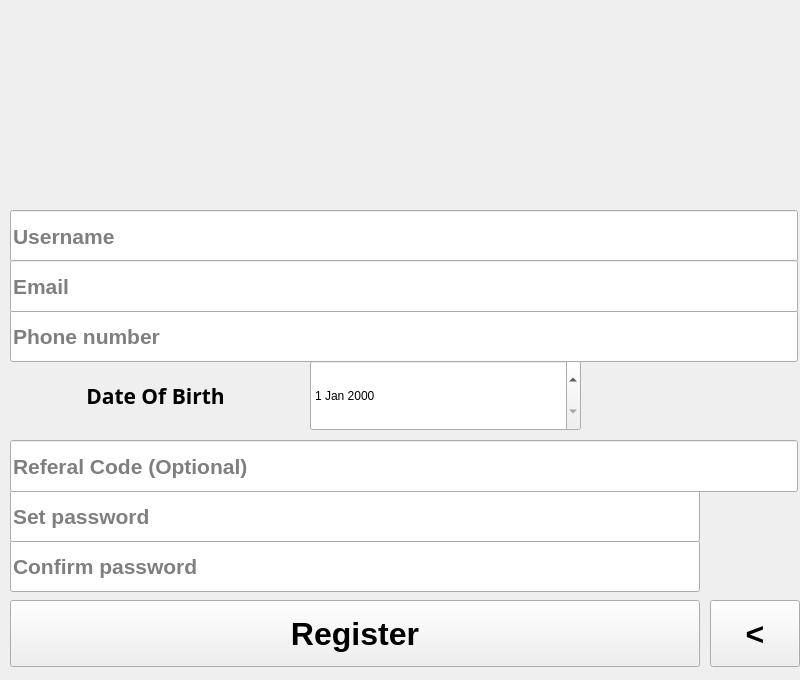
<?xml version="1.0" encoding="UTF-8"?>
<ui version="4.0">
 <class>MainWindow</class>
 <widget class="QMainWindow" name="MainWindow">
  <property name="geometry">
   <rect>
    <x>0</x>
    <y>0</y>
    <width>800</width>
    <height>680</height>
   </rect>
  </property>
  <property name="minimumSize">
   <size>
    <width>800</width>
    <height>680</height>
   </size>
  </property>
  <property name="maximumSize">
   <size>
    <width>800</width>
    <height>680</height>
   </size>
  </property>
  <property name="windowTitle">
   <string>Eco-Cents</string>
  </property>
  <property name="windowIcon">
   <iconset>
    <normaloff>logo.jpg</normaloff>logo.jpg</iconset>
  </property>
  <widget class="QWidget" name="centralwidget">
   <widget class="QLineEdit" name="lineEdit_repeatpassword">
    <property name="geometry">
     <rect>
      <x>10</x>
      <y>540</y>
      <width>690</width>
      <height>52</height>
     </rect>
    </property>
    <property name="font">
     <font>
      <pointsize>16</pointsize>
      <weight>75</weight>
      <bold>true</bold>
     </font>
    </property>
    <property name="styleSheet">
     <string notr="true">font-size:16pt;</string>
    </property>
    <property name="echoMode">
     <enum>QLineEdit::Password</enum>
    </property>
    <property name="placeholderText">
     <string>Confirm password</string>
    </property>
   </widget>
   <widget class="QLineEdit" name="lineEdit_phnumber">
    <property name="geometry">
     <rect>
      <x>10</x>
      <y>310</y>
      <width>788</width>
      <height>52</height>
     </rect>
    </property>
    <property name="minimumSize">
     <size>
      <width>788</width>
      <height>52</height>
     </size>
    </property>
    <property name="maximumSize">
     <size>
      <width>788</width>
      <height>52</height>
     </size>
    </property>
    <property name="font">
     <font>
      <pointsize>16</pointsize>
      <weight>75</weight>
      <bold>true</bold>
     </font>
    </property>
    <property name="styleSheet">
     <string notr="true">font-size:16pt;</string>
    </property>
    <property name="placeholderText">
     <string>Phone number</string>
    </property>
   </widget>
   <widget class="QLineEdit" name="lineEdit_password">
    <property name="geometry">
     <rect>
      <x>10</x>
      <y>490</y>
      <width>690</width>
      <height>52</height>
     </rect>
    </property>
    <property name="font">
     <font>
      <pointsize>16</pointsize>
      <weight>75</weight>
      <bold>true</bold>
     </font>
    </property>
    <property name="styleSheet">
     <string notr="true">font-size:16pt;</string>
    </property>
    <property name="echoMode">
     <enum>QLineEdit::Password</enum>
    </property>
    <property name="placeholderText">
     <string>Set password</string>
    </property>
   </widget>
   <widget class="QPushButton" name="pushButton_register">
    <property name="geometry">
     <rect>
      <x>10</x>
      <y>600</y>
      <width>690</width>
      <height>67</height>
     </rect>
    </property>
    <property name="mouseTracking">
     <bool>false</bool>
    </property>
    <property name="styleSheet">
     <string notr="true">font-size: 24pt;
font-weight:bold;</string>
    </property>
    <property name="text">
     <string>Register</string>
    </property>
   </widget>
   <widget class="QPushButton" name="cp_view">
    <property name="geometry">
     <rect>
      <x>710</x>
      <y>540</y>
      <width>80</width>
      <height>46</height>
     </rect>
    </property>
    <property name="text">
     <string/>
    </property>
    <property name="icon">
     <iconset>
      <normaloff>View.png</normaloff>View.png</iconset>
    </property>
    <property name="iconSize">
     <size>
      <width>30</width>
      <height>30</height>
     </size>
    </property>
    <property name="checkable">
     <bool>true</bool>
    </property>
    <property name="flat">
     <bool>true</bool>
    </property>
   </widget>
   <widget class="QLineEdit" name="lineEdit_username">
    <property name="geometry">
     <rect>
      <x>10</x>
      <y>210</y>
      <width>788</width>
      <height>52</height>
     </rect>
    </property>
    <property name="minimumSize">
     <size>
      <width>788</width>
      <height>52</height>
     </size>
    </property>
    <property name="maximumSize">
     <size>
      <width>788</width>
      <height>52</height>
     </size>
    </property>
    <property name="font">
     <font>
      <pointsize>16</pointsize>
      <weight>75</weight>
      <bold>true</bold>
     </font>
    </property>
    <property name="placeholderText">
     <string>Username</string>
    </property>
   </widget>
   <widget class="QPushButton" name="sp_view">
    <property name="geometry">
     <rect>
      <x>710</x>
      <y>490</y>
      <width>80</width>
      <height>46</height>
     </rect>
    </property>
    <property name="text">
     <string/>
    </property>
    <property name="icon">
     <iconset>
      <normaloff>View.png</normaloff>View.png</iconset>
    </property>
    <property name="iconSize">
     <size>
      <width>30</width>
      <height>30</height>
     </size>
    </property>
    <property name="checkable">
     <bool>true</bool>
    </property>
    <property name="flat">
     <bool>true</bool>
    </property>
   </widget>
   <widget class="QLabel" name="logo">
    <property name="geometry">
     <rect>
      <x>280</x>
      <y>0</y>
      <width>251</width>
      <height>201</height>
     </rect>
    </property>
    <property name="minimumSize">
     <size>
      <width>251</width>
      <height>201</height>
     </size>
    </property>
    <property name="maximumSize">
     <size>
      <width>251</width>
      <height>201</height>
     </size>
    </property>
    <property name="text">
     <string/>
    </property>
    <property name="pixmap">
     <pixmap>logo.jpg</pixmap>
    </property>
    <property name="scaledContents">
     <bool>true</bool>
    </property>
    <property name="alignment">
     <set>Qt::AlignCenter</set>
    </property>
   </widget>
   <widget class="QPushButton" name="pushButton_back">
    <property name="geometry">
     <rect>
      <x>710</x>
      <y>600</y>
      <width>90</width>
      <height>67</height>
     </rect>
    </property>
    <property name="font">
     <font>
      <pointsize>24</pointsize>
      <weight>75</weight>
      <bold>true</bold>
     </font>
    </property>
    <property name="toolTip">
     <string>&lt;html&gt;&lt;head/&gt;&lt;body&gt;&lt;p&gt;&lt;span style=&quot; font-size:20pt; font-weight:600;&quot;&gt;&amp;lt;&lt;/span&gt;&lt;/p&gt;&lt;/body&gt;&lt;/html&gt;</string>
    </property>
    <property name="whatsThis">
     <string>&lt;html&gt;&lt;head/&gt;&lt;body&gt;&lt;p&gt;&lt;span style=&quot; font-size:20pt; font-weight:600;&quot;&gt;&amp;lt;&lt;/span&gt;&lt;/p&gt;&lt;/body&gt;&lt;/html&gt;</string>
    </property>
    <property name="styleSheet">
     <string notr="true">font-size:20;
</string>
    </property>
    <property name="text">
     <string>&lt;</string>
    </property>
   </widget>
   <widget class="QLineEdit" name="lineEdit_email">
    <property name="geometry">
     <rect>
      <x>10</x>
      <y>260</y>
      <width>788</width>
      <height>52</height>
     </rect>
    </property>
    <property name="minimumSize">
     <size>
      <width>788</width>
      <height>52</height>
     </size>
    </property>
    <property name="maximumSize">
     <size>
      <width>788</width>
      <height>52</height>
     </size>
    </property>
    <property name="font">
     <font>
      <pointsize>16</pointsize>
      <weight>75</weight>
      <bold>true</bold>
     </font>
    </property>
    <property name="styleSheet">
     <string notr="true">font-size: 16pt</string>
    </property>
    <property name="placeholderText">
     <string>Email</string>
    </property>
   </widget>
   <widget class="QLabel" name="label">
    <property name="geometry">
     <rect>
      <x>0</x>
      <y>0</y>
      <width>800</width>
      <height>911</height>
     </rect>
    </property>
    <property name="minimumSize">
     <size>
      <width>800</width>
      <height>600</height>
     </size>
    </property>
    <property name="text">
     <string/>
    </property>
    <property name="pixmap">
     <pixmap>background.jpeg</pixmap>
    </property>
    <property name="scaledContents">
     <bool>true</bool>
    </property>
   </widget>
   <widget class="QLineEdit" name="lineEdit_referal">
    <property name="geometry">
     <rect>
      <x>10</x>
      <y>440</y>
      <width>788</width>
      <height>52</height>
     </rect>
    </property>
    <property name="font">
     <font>
      <pointsize>16</pointsize>
      <weight>75</weight>
      <bold>true</bold>
     </font>
    </property>
    <property name="styleSheet">
     <string notr="true">font-size: 16pt;</string>
    </property>
    <property name="placeholderText">
     <string>Referal Code (Optional)</string>
    </property>
   </widget>
   <widget class="QDateEdit" name="date_birthEdit">
    <property name="geometry">
     <rect>
      <x>310</x>
      <y>360</y>
      <width>271</width>
      <height>71</height>
     </rect>
    </property>
    <property name="minimumSize">
     <size>
      <width>271</width>
      <height>71</height>
     </size>
    </property>
    <property name="maximumSize">
     <size>
      <width>271</width>
      <height>71</height>
     </size>
    </property>
   </widget>
   <widget class="QLabel" name="label_date_birth">
    <property name="geometry">
     <rect>
      <x>20</x>
      <y>370</y>
      <width>271</width>
      <height>52</height>
     </rect>
    </property>
    <property name="minimumSize">
     <size>
      <width>271</width>
      <height>52</height>
     </size>
    </property>
    <property name="maximumSize">
     <size>
      <width>271</width>
      <height>52</height>
     </size>
    </property>
    <property name="font">
     <font>
      <family>SourceCodeVF</family>
      <pointsize>16</pointsize>
      <weight>75</weight>
      <bold>true</bold>
     </font>
    </property>
    <property name="text">
     <string>Date Of Birth</string>
    </property>
    <property name="alignment">
     <set>Qt::AlignCenter</set>
    </property>
   </widget>
   <zorder>label</zorder>
   <zorder>lineEdit_repeatpassword</zorder>
   <zorder>lineEdit_phnumber</zorder>
   <zorder>lineEdit_password</zorder>
   <zorder>pushButton_register</zorder>
   <zorder>cp_view</zorder>
   <zorder>lineEdit_username</zorder>
   <zorder>sp_view</zorder>
   <zorder>logo</zorder>
   <zorder>pushButton_back</zorder>
   <zorder>lineEdit_email</zorder>
   <zorder>lineEdit_referal</zorder>
   <zorder>date_birthEdit</zorder>
   <zorder>label_date_birth</zorder>
  </widget>
 </widget>
 <tabstops>
  <tabstop>lineEdit_username</tabstop>
  <tabstop>lineEdit_email</tabstop>
  <tabstop>lineEdit_phnumber</tabstop>
  <tabstop>lineEdit_password</tabstop>
  <tabstop>sp_view</tabstop>
  <tabstop>lineEdit_repeatpassword</tabstop>
  <tabstop>cp_view</tabstop>
  <tabstop>pushButton_register</tabstop>
  <tabstop>pushButton_back</tabstop>
 </tabstops>
 <resources/>
 <connections/>
</ui>
